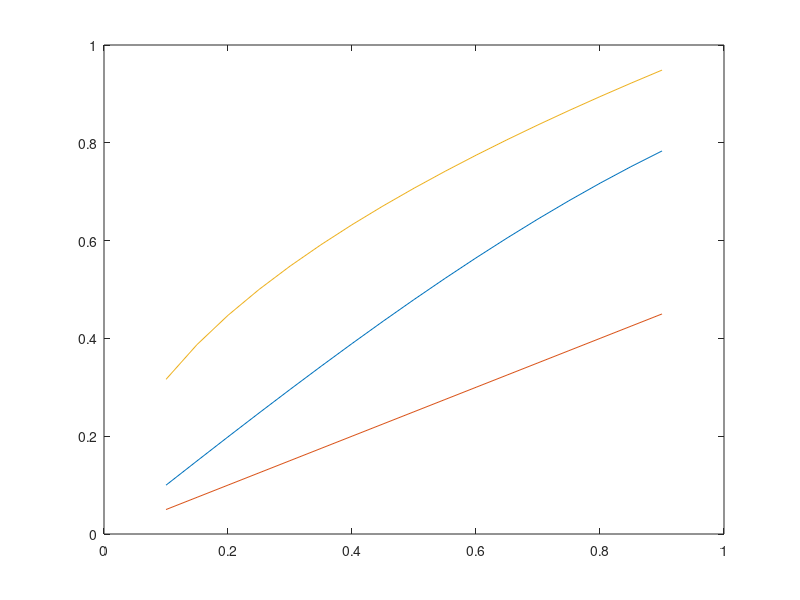

The MATLAB script that drew this image: (Note: this script raises an error after producing the figure.)
%% Code for :
%% Adham Salih, and Amiram Moshaiov Modified Decomposition Framework and Algorithm
%% for Many-objective Topology and Weight Evolution
%% of Neural Networks (NEWS/D)


%------------------------------- References --------------------------------
% Kenneth O. Stanley, and Risto Miikkulainen. "Evolving neural networks
% through augmenting topologies." Evolutionary Computation 10, no. 2 (2002):
% 99-127. % Coding by Christian Mayr (matlab_neat@web.de)
%---------------------------------------------------------------------------
% Zhang, Qingfu, and Hui Li. "MOEA/D: A multiobjective evolutionary
% algorithm based on decomposition." IEEE Transactions on evolutionary
% computation 11.6 (2007): 712-731.
%--------------------------------------------------------------------------
%"Ye Tian, Ran Cheng, Xingyi Zhang, and Yaochu Jin, PlatEMO: A MATLAB platform
% for evolutionary multi-objective optimization [educational forum], IEEE
% Computational Intelligence Magazine, 2017, 12(4): 73-87".
%--------------------------------------------------------------------------
clc
clear
clf
close all
GenCounter = 1;
MaxTopologies = 10; % MAX_NT
protectGen = 10; % gen_TM
NSubProblems = 80; % K
MaxGen = 100; % maximal number of generations
PopSize = 100; % N
ObjNum = 3; % number of objectives
nEP = PopSize; % The size of the external population
addpath('CommonFunc')
rng('shuffle')
TotalRuns = 1;
RunIdx = 1;
%crossover param.
crossover.percentage=0.8; %percentage governs the way in which new population will be composed from old population.  exception: species with just one individual can only use mutation
crossover.probability_interspecies=0.2 ; %if crossover has been selected, this probability governs the intra/interspecies parent composition being used for the
crossover.probability_multipoint=0.6; %standard-crossover in which matching connection genes are inherited randomly from both parents. In the (1-crossover.probability_multipoint) cases, weights of the new connection genes are the mean of the corresponding parent genes
crossover.SBXprop = [0.8,0.1]; %first is the probability second is the distibution
ForSave(1).EP = [];
%mutation Param
mutation.probability_add_node=0.3;
mutation.probability_add_connection=0.3;
mutation.probability_recurrency=0.0; %if we are in add_connection_mutation, this governs if a recurrent connection is allowed. Note: this will only activate if the random connection is a recurrent one, otherwise the connection is simply accepted. If no possible non-recurrent connections exist for the current node genes, then for e.g. a probability of 0.1, 9 times out of 10 no connection is added.
mutation.probability_mutate_weight=0.6;
mutation.weight_cap=5; % weights will be restricted from -mutation.weight_cap to mutation.weight_cap
mutation.weight_range=2; % random distribution with width mutation.weight_range, centered on 0. mutation range of 5 will give random distribution from -2.5 to 2.5
mutation.probability_gene_reenabled=0.25; % Probability of a connection gene being reenabled in offspring if it was inherited disabled
mutation.pol = [0.2,15];
mutation.adaptiverate = [mutation.weight_range,0.2]; %step = a1*exp(-a2*gen)
% define a structure named Problem that contains the needed parameters for
% the solved problem here an example of regression is provided
f1 = @(x) sin(x);
f2 = @(x) 0.5*x;
f3 = @(x) sqrt(x);
Problem.Inputs =  0.1:0.05:0.9;

Problem.Outputs = [f1(Problem.Inputs);f2(Problem.Inputs);f3(Problem.Inputs)];
figure(200)
plot(Problem.Inputs,Problem.Outputs(1,:),Problem.Inputs,Problem.Outputs(2,:),Problem.Inputs,Problem.Outputs(3,:))


while RunIdx < TotalRuns + 1
    % first generation

    best = [];
    Nt = [];

    %parameters initial population
    number_input_nodes = 1;
    number_output_nodes = 3;
    vector_connected_input_nodes=1:number_input_nodes; % Try other initial topologies (not fully connected)

    [population,idealpoint,NSubProblems,SubProblems,innovation_record,TopologyTracker] = initSubProb(PopSize,ObjNum,NSubProblems,vector_connected_input_nodes,number_input_nodes,number_output_nodes,Problem);
    EP = [];
    EP = updateEP(EP,population,nEP);
    GenCounter = 1;


    %% Gen Loop
    IPoverGen = [];
    PS = [];
    F = [];
    for index = 1 : length(EP)
        F(index,:) = EP(index).Obj;
    end
    figure(1)
    plot3(F(:,1),F(:,2),F(:,3),'o')
    grid on
    for GenCounter = 1 : MaxGen
        %% update Topology protection Status
        Ntopologies = 1;
        IT = [];
        for Topologyindex = 1 : length(TopologyTracker)
            if TopologyTracker(Topologyindex).number_individuals ~= 0
                Ntopologies = Ntopologies + 1;
                IT = [IT,TopologyTracker(Topologyindex).ID];
            end
            if (GenCounter - TopologyTracker(Topologyindex).gen < protectGen && TopologyTracker(Topologyindex).gen ~= 0)
                TopologyTracker(Topologyindex).protected = 1;
            else
                TopologyTracker(Topologyindex).protected = 0;
            end
        end
        Ntop(GenCounter).IT = IT;
        E = eliteSet(population,NSubProblems);
        SI = selection(population,PopSize-length([E,PS]));
        matingPool = [SI,PS,E];
        if Ntopologies < MaxTopologies
            [Newindividuals,innovation_record,TopologyTracker] = reproduceTopologies(crossover ,mutation, TopologyTracker ,innovation_record, GenCounter,matingPool,PopSize,MaxTopologies);
        else
            Newindividuals  = reproduceWeights(crossover, mutation, GenCounter, matingPool, PopSize);
        end
        Newindividuals = EvaluatePopulation(Newindividuals, Problem);
        idealpoint = update_idealpoint(idealpoint,Newindividuals);
        IPoverGen = [IPoverGen;idealpoint];
        % update the scores
        Newindividuals = ScoreAssigment(SubProblems,Newindividuals,idealpoint,GenCounter/MaxGen);
        PS = protectedSet([Newindividuals,population],TopologyTracker,idealpoint);
        PS = ScoreAssigment(SubProblems,PS,idealpoint,GenCounter/MaxGen);
        E = ScoreAssigment(SubProblems,E,idealpoint,GenCounter/MaxGen);
        [population,TopologyTracker] = updatePopulation(Newindividuals,E,PS,TopologyTracker,NSubProblems);
        EP = updateEP(EP,Newindividuals,nEP);
        F = [];
        for index = 1 : length(EP)
            F(index,:) = EP(index).Obj;
        end
        figure(100)
        plot3(F(:,1),F(:,2),F(:,3),'o')
        grid on
        title(num2str(GenCounter))
        drawnow
        plotSolutions(EP,Problem) 

    end
    RunIdx = RunIdx + 1;
end